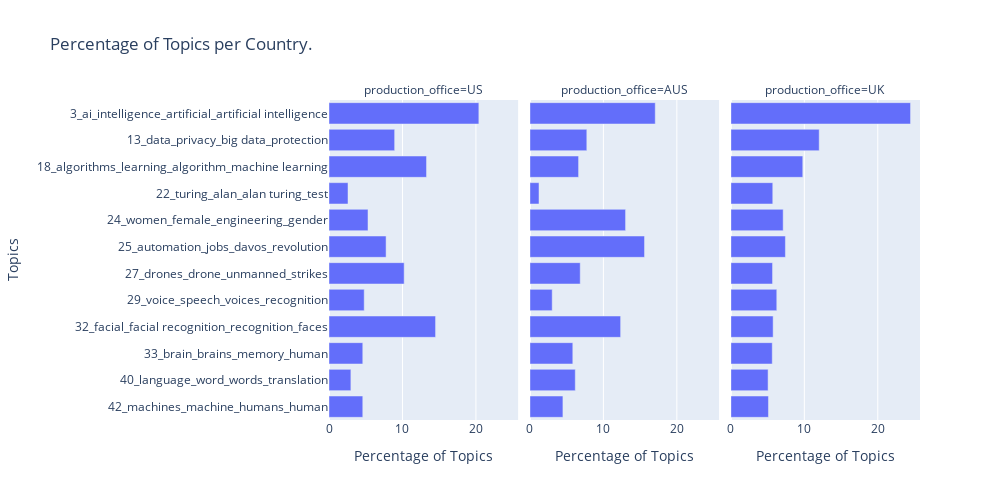

The notebook cell saved with this chart:
### Code cell
import plotly.express as px
#Horizontal bar chart
fig = px.bar(temp, y="Name", x="sentence_nr", facet_col="production_office", facet_col_wrap=3,orientation='h', 
        labels=dict(Name="Topics", sentence_nr="Percentage of Topics"),
                title="Percentage of Topics per Country.<br><sup> </sup><br><br>",
                height= 500, width=1000)
                #x=['0','10', '20', '30', '40', '50', '60','70'],
                #y=['0','10', '20', '30', '40', '50', '60','70'])

fig.write_image("outputs/percentage_topics_country.png")
fig.show()

### Figure 1 — Plotly figure (JSON) as saved in the notebook; plotly's stock layout.template omitted (floating-point values rounded to 4 significant figures)
{"data": [{"alignmentgroup": "True", "hovertemplate": "production_office=US<br>Percentage of Topics=%{x}<br>Topics=%{y}<extra></extra>", "legendgroup": "", "marker": {"color": "#636efa", "pattern": {"shape": ""}}, "name": "", "offsetgroup": "", "orientation": "h", "showlegend": false, "textposition": "auto", "type": "bar", "x": [4.598, 2.979, 4.598, 14.51, 4.793, 10.23, 7.772, 5.311, 2.591, 13.28, 8.938, 20.4], "xaxis": "x", "y": ["42_machines_machine_humans_human", "40_language_word_words_translation", "33_brain_brains_memory_human", "32_facial_facial recognition_recognition_faces", "29_voice_speech_voices_recognition", "27_drones_drone_unmanned_strikes", "25_automation_jobs_davos_revolution", "24_women_female_engineering_gender", "22_turing_alan_alan turing_test", "18_algorithms_learning_algorithm_machine learning", "13_data_privacy_big data_protection", "3_ai_intelligence_artificial_artificial intelligence"], "yaxis": "y"}, {"alignmentgroup": "True", "hovertemplate": "production_office=AUS<br>Percentage of Topics=%{x}<br>Topics=%{y}<extra></extra>", "legendgroup": "", "marker": {"color": "#636efa", "pattern": {"shape": ""}}, "name": "", "offsetgroup": "", "orientation": "h", "showlegend": false, "textposition": "auto", "type": "bar", "x": [4.489, 6.173, 5.836, 12.35, 3.03, 6.846, 15.6, 13.02, 1.235, 6.622, 7.744, 17.06], "xaxis": "x2", "y": ["42_machines_machine_humans_human", "40_language_word_words_translation", "33_brain_brains_memory_human", "32_facial_facial recognition_recognition_faces", "29_voice_speech_voices_recognition", "27_drones_drone_unmanned_strikes", "25_automation_jobs_davos_revolution", "24_women_female_engineering_gender", "22_turing_alan_alan turing_test", "18_algorithms_learning_algorithm_machine learning", "13_data_privacy_big data_protection", "3_ai_intelligence_artificial_artificial intelligence"], "yaxis": "y2"}, {"alignmentgroup": "True", "hovertemplate": "production_office=UK<br>Percentage of Topics=%{x}<br>Topics=%{y}<extra></extra>", "legendgroup": "", "marker": {"color": "#636efa", "pattern": {"shape": ""}}, "name": "", "offsetgroup": "", "orientation": "h", "showlegend": false, "textposition": "auto", "type": "bar", "x": [5.116, 5.066, 5.632, 5.753, 6.249, 5.672, 7.422, 7.118, 5.703, 9.788, 12.02, 24.46], "xaxis": "x3", "y": ["42_machines_machine_humans_human", "40_language_word_words_translation", "33_brain_brains_memory_human", "32_facial_facial recognition_recognition_faces", "29_voice_speech_voices_recognition", "27_drones_drone_unmanned_strikes", "25_automation_jobs_davos_revolution", "24_women_female_engineering_gender", "22_turing_alan_alan turing_test", "18_algorithms_learning_algorithm_machine learning", "13_data_privacy_big data_protection", "3_ai_intelligence_artificial_artificial intelligence"], "yaxis": "y3"}], "layout": {"annotations": [{"font": {}, "showarrow": false, "text": "production_office=US", "x": 0.16, "xanchor": "center", "xref": "paper", "y": 1, "yanchor": "bottom", "yref": "paper"}, {"font": {}, "showarrow": false, "text": "production_office=AUS", "x": 0.5, "xanchor": "center", "xref": "paper", "y": 1, "yanchor": "bottom", "yref": "paper"}, {"font": {}, "showarrow": false, "text": "production_office=UK", "x": 0.84, "xanchor": "center", "xref": "paper", "y": 1, "yanchor": "bottom", "yref": "paper"}], "barmode": "relative", "height": 500, "legend": {"tracegroupgap": 0}, "title": {"text": "Percentage of Topics per Country.<br><sup> </sup><br><br>"}, "width": 1000, "xaxis": {"anchor": "y", "domain": [0, 0.32], "title": {"text": "Percentage of Topics"}}, "xaxis2": {"anchor": "y2", "domain": [0.34, 0.66], "matches": "x", "title": {"text": "Percentage of Topics"}}, "xaxis3": {"anchor": "y3", "domain": [0.68, 1.0], "matches": "x", "title": {"text": "Percentage of Topics"}}, "yaxis": {"anchor": "x", "domain": [0, 1], "title": {"text": "Topics"}}, "yaxis2": {"anchor": "x2", "domain": [0, 1], "matches": "y", "showticklabels": false}, "yaxis3": {"anchor": "x3", "domain": [0, 1], "matches": "y", "showticklabels": false}}}
